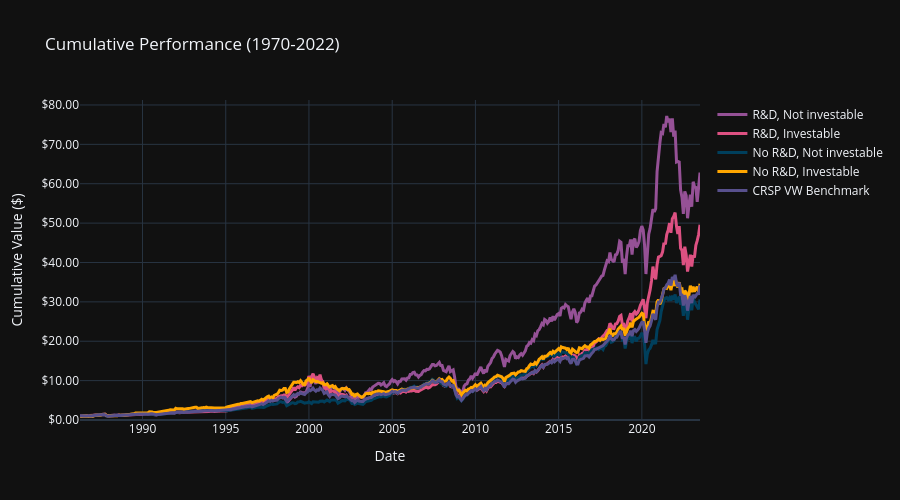

Write notebook code for a chart like this one.
### Markdown cell above
## Outputs: Performance Tables, Alpha Table, Chart

### Code cell
from IPython.display import HTML, display

# Build 3-month lag results if not already computed (e.g. run this cell before the standalone 3m cell)
if 'performance_table_3m' not in dir() or not isinstance(globals().get('performance_table_3m'), pd.DataFrame):
    comp_3m = comp[['permno', 'datadate', 'rd_flag_lag1']].copy()
    comp_3m['available_date'] = pd.to_datetime(comp_3m['datadate']) + pd.Timedelta(days=90)
    comp_3m['available_date'] = comp_3m['available_date'].dt.to_period('M').dt.to_timestamp()
    comp_for_merge_3m = comp_3m[['permno', 'available_date', 'rd_flag_lag1']].dropna(subset=['rd_flag_lag1'])
    comp_for_merge_3m['permno'] = pd.to_numeric(comp_for_merge_3m['permno'], errors='coerce').astype('int64')
    comp_for_merge_3m = comp_for_merge_3m.dropna(subset=['permno'])
    comp_for_merge_3m['available_date'] = pd.to_datetime(comp_for_merge_3m['available_date']).dt.to_period('M').dt.to_timestamp()
    crsp_cols = ['permno', 'date', 'ret', 'prc', 'mktcap', 'mktcap_lag']
    merged_3m = crsp_dates.merge(comp_for_merge_3m, on='permno', how='inner')
    merged_3m = merged_3m[merged_3m['date'] >= merged_3m['available_date']]
    merged_3m = merged_3m.sort_values(['permno', 'date', 'available_date']).drop_duplicates(subset=['permno', 'date'], keep='last')
    merged_3m = merged_3m.merge(crsp[crsp_cols], on=['permno', 'date'], how='inner')
    merged_3m = merged_3m[(merged_3m['available_date'].dt.year >= 1980) & (merged_3m['available_date'].dt.year <= 2022)]
    merged_3m = merged_3m.dropna(subset=['ret', 'mktcap_lag']).query('mktcap_lag > 0')
    analysis_data_3m = merged_3m[['permno', 'date', 'ret', 'prc', 'mktcap', 'mktcap_lag', 'rd_flag_lag1']].copy()
    analysis_data_3m['research_not'] = np.where(analysis_data_3m['rd_flag_lag1'].astype(int) == 1, 'With_XRD', 'Without_XRD')
    analysis_data_3m = analysis_data_3m.sort_values(['permno', 'date'])
    prior_12_3m = analysis_data_3m.groupby('permno')['prc'].transform(lambda x: x.shift(1).rolling(12, min_periods=12).count())
    analysis_data_3m['has_prior_12_prices'] = (prior_12_3m >= 12)
    analysis_data_3m['investability'] = np.where((analysis_data_3m['mktcap_lag'] >= 15e6) & analysis_data_3m['has_prior_12_prices'], 'Yes', 'No')
    analysis_data_3m['portfolio_id'] = analysis_data_3m['research_not'] + '_' + analysis_data_3m['investability']
    portfolio_returns_3m = calculate_portfolio_returns(analysis_data_3m, 'research_not')
    portfolio_returns_8_3m = calculate_portfolio_returns(analysis_data_3m, 'portfolio_id')
    portfolio_metrics_3m = calculate_all_portfolio_metrics(portfolio_returns_3m, market_returns, 'R&D Portfolio', rf_rate_monthly)
    portfolio_metrics_8_3m = calculate_all_portfolio_metrics(portfolio_returns_8_3m, market_returns, 'R&D × Investability', rf_rate_monthly)
    performance_table_3m = format_performance_table(portfolio_metrics_3m)
    performance_table_8_3m = format_performance_table(portfolio_metrics_8_3m)
    alpha_table_8_3m = create_alpha_table(portfolio_metrics_8_3m, market_returns, rf_rate_monthly)

# Build 12-month lag results if not already computed
if 'performance_table_12m' not in dir() or not isinstance(globals().get('performance_table_12m'), pd.DataFrame):
    comp_12m = comp[['permno', 'datadate', 'rd_flag_lag1']].copy()
    comp_12m['available_date'] = pd.to_datetime(comp_12m['datadate']) + pd.Timedelta(days=365)
    comp_12m['available_date'] = comp_12m['available_date'].dt.to_period('M').dt.to_timestamp()
    comp_for_merge_12m = comp_12m[['permno', 'available_date', 'rd_flag_lag1']].dropna(subset=['rd_flag_lag1'])
    comp_for_merge_12m['permno'] = pd.to_numeric(comp_for_merge_12m['permno'], errors='coerce').astype('int64')
    comp_for_merge_12m = comp_for_merge_12m.dropna(subset=['permno'])
    comp_for_merge_12m['available_date'] = pd.to_datetime(comp_for_merge_12m['available_date']).dt.to_period('M').dt.to_timestamp()
    merged_12m = crsp_dates.merge(comp_for_merge_12m, on='permno', how='inner')
    merged_12m = merged_12m[merged_12m['date'] >= merged_12m['available_date']]
    merged_12m = merged_12m.sort_values(['permno', 'date', 'available_date']).drop_duplicates(subset=['permno', 'date'], keep='last')
    merged_12m = merged_12m.merge(crsp[crsp_cols], on=['permno', 'date'], how='inner')
    merged_12m = merged_12m[(merged_12m['available_date'].dt.year >= 1980) & (merged_12m['available_date'].dt.year <= 2022)]
    merged_12m = merged_12m.dropna(subset=['ret', 'mktcap_lag']).query('mktcap_lag > 0')
    analysis_data_12m = merged_12m[['permno', 'date', 'ret', 'prc', 'mktcap', 'mktcap_lag', 'rd_flag_lag1']].copy()
    analysis_data_12m['research_not'] = np.where(analysis_data_12m['rd_flag_lag1'].astype(int) == 1, 'With_XRD', 'Without_XRD')
    analysis_data_12m = analysis_data_12m.sort_values(['permno', 'date'])
    prior_12_12m = analysis_data_12m.groupby('permno')['prc'].transform(lambda x: x.shift(1).rolling(12, min_periods=12).count())
    analysis_data_12m['has_prior_12_prices'] = (prior_12_12m >= 12)
    analysis_data_12m['investability'] = np.where((analysis_data_12m['mktcap_lag'] >= 15e6) & analysis_data_12m['has_prior_12_prices'], 'Yes', 'No')
    analysis_data_12m['portfolio_id'] = analysis_data_12m['research_not'] + '_' + analysis_data_12m['investability']
    portfolio_returns_12m = calculate_portfolio_returns(analysis_data_12m, 'research_not')
    portfolio_returns_8_12m = calculate_portfolio_returns(analysis_data_12m, 'portfolio_id')
    portfolio_metrics_12m = calculate_all_portfolio_metrics(portfolio_returns_12m, market_returns, 'R&D Portfolio', rf_rate_monthly)
    portfolio_metrics_8_12m = calculate_all_portfolio_metrics(portfolio_returns_8_12m, market_returns, 'R&D × Investability', rf_rate_monthly)
    performance_table_12m = format_performance_table(portfolio_metrics_12m)
    performance_table_8_12m = format_performance_table(portfolio_metrics_8_12m)
    alpha_table_8_12m = create_alpha_table(portfolio_metrics_8_12m, market_returns, rf_rate_monthly)

TEST_PERIOD = '1980–2022'

# ---- 3-month lag tables (same color-coding as reprex_final_extended) ----
print('\n' + '='*70)
print('Reporting lag: 3 months | Test period:', TEST_PERIOD)
print('='*70)
print('\nPerformance Table (2 portfolios):')
print(performance_table_3m.to_string())
print('\nPerformance Table — 8 portfolios (R&D × Investability):')
print(performance_table_8_3m.to_string())
print('\nAlpha Estimation Results (3-month lag):')
display(HTML(create_alpha_table_html(alpha_table_8_3m, custom_css, caption_suffix=f'<br>Test period: {TEST_PERIOD}',table_type = "3-month lag")))

# ---- 4-month lag tables ----
performance_table = format_performance_table(portfolio_metrics)
performance_table_8 = format_performance_table(portfolio_metrics_8)
print('\n' + '='*70)
print('Reporting lag: 4 months | Test period:', TEST_PERIOD)
print('='*70)
print('\nPerformance Table (2 portfolios):')
print(performance_table.to_string())
print('\nPerformance Table — 8 portfolios (R&D × Investability):')
print(performance_table_8.to_string())
print('\nAlpha Estimation Results (4-month lag):')
alpha_table_8 = create_alpha_table(portfolio_metrics_8, market_returns, rf_rate_monthly)
display(HTML(create_alpha_table_html(alpha_table_8, custom_css, caption_suffix=f'<br>Test period: {TEST_PERIOD}',table_type = "4-month lag")))

# ---- 12-month lag tables ----
print('\n' + '='*70)
print('Reporting lag: 12 months | Test period:', TEST_PERIOD)
print('='*70)
print('\nPerformance Table (2 portfolios):')
print(performance_table_12m.to_string())
print('\nPerformance Table — 8 portfolios (R&D × Investability):')
print(performance_table_8_12m.to_string())
print('\nAlpha Estimation Results (12-month lag):')
display(HTML(create_alpha_table_html(alpha_table_8_12m, custom_css, caption_suffix=f'<br>Test period: {TEST_PERIOD}', table_type="12-month lag")))

# Chart data (8 portfolios + benchmark)
chart_data_8 = portfolio_returns_8.melt(id_vars=['date', 'portfolio_id'], value_vars=['ew_return', 'vw_return'], var_name='weighting', value_name='value')
chart_data_8['key'] = chart_data_8['weighting'] + '_' + chart_data_8['portfolio_id']
market_vw = market_returns.copy()
market_vw['date'] = market_vw['date'] + pd.offsets.MonthEnd(0)
market_vw['key'] = 'vw_return_CRSP_VW_Benchmark'
market_vw['value'] = market_vw['vwretd']
chart_data = pd.concat([chart_data_8[['date', 'key', 'value']], market_vw[['date', 'key', 'value']]], ignore_index=True)
# Common start date so all series align (earliest date where every key has data)
common_start = chart_data.groupby('key')['date'].min().max()
chart_data = chart_data[chart_data['date'] >= common_start].copy()
chart_data['cumvalue'] = (1.0 + pd.to_numeric(chart_data['value'], errors='coerce')).groupby(chart_data['key']).cumprod()
chart_data['cumvalue'] = chart_data.groupby('key')['cumvalue'].transform(lambda x: x / x.iloc[0])

colors = {'CRSP VW Benchmark': '#58508d', 'R&D, Investable': '#dd5182', 'No R&D, Investable': '#ffa600', 'R&D, Not investable': '#955196', 'No R&D, Not investable': '#003f5c'}
fig_vw = create_performance_chart(chart_data, panel_type='vw', colors=colors)
fig_vw.show()

db.close()

### Figure 1 — Plotly figure (JSON) as saved in the notebook; plotly's stock layout.template omitted (floating-point values rounded to 4 significant figures; data arrays with more than 128 entries replaced by an {"elided": "..."} marker saying what was removed)
{"data": [{"line": {"color": "#955196", "width": 3}, "mode": "lines", "name": "R&D, Not investable", "type": "scatter", "x": {"elided": "448 str values"}, "y": {"elided": "448 float values"}}, {"line": {"color": "#dd5182", "width": 3}, "mode": "lines", "name": "R&D, Investable", "type": "scatter", "x": {"elided": "448 str values"}, "y": {"elided": "448 float values"}}, {"line": {"color": "#003f5c", "width": 3}, "mode": "lines", "name": "No R&D, Not investable", "type": "scatter", "x": {"elided": "448 str values"}, "y": {"elided": "448 float values"}}, {"line": {"color": "#ffa600", "width": 3}, "mode": "lines", "name": "No R&D, Investable", "type": "scatter", "x": {"elided": "448 str values"}, "y": {"elided": "448 float values"}}, {"line": {"color": "#58508d", "width": 3}, "mode": "lines", "name": "CRSP VW Benchmark", "type": "scatter", "x": {"elided": "448 str values"}, "y": {"elided": "448 float values"}}], "layout": {"height": 500, "title": {"text": "Cumulative Performance (1970-2022)"}, "xaxis": {"title": {"text": "Date"}}, "yaxis": {"rangemode": "tozero", "tickformat": "$.2f", "title": {"text": "Cumulative Value ($)"}}}}
